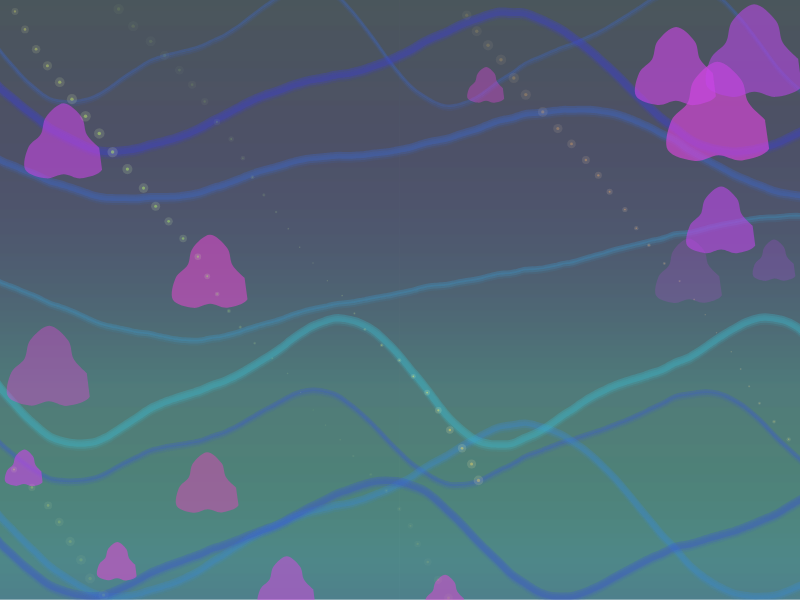
Frame 1 (no input)
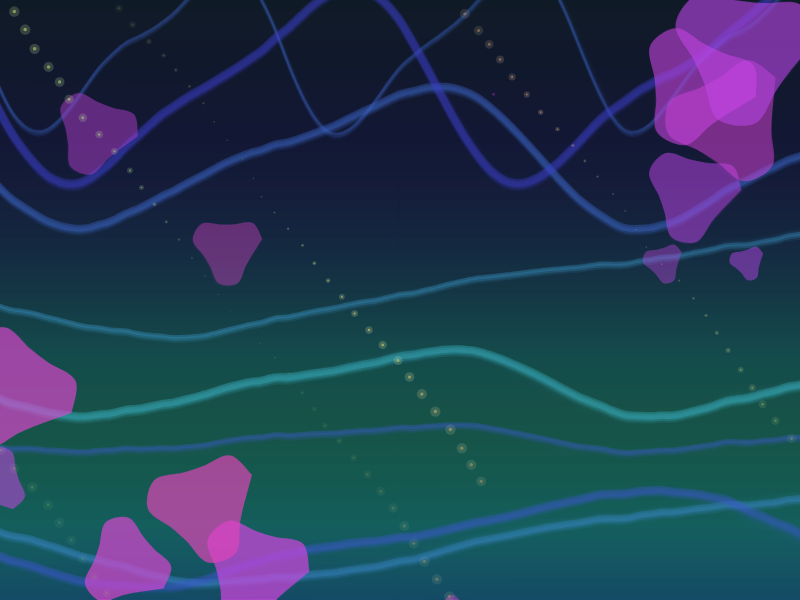
Frame 60 (no input)
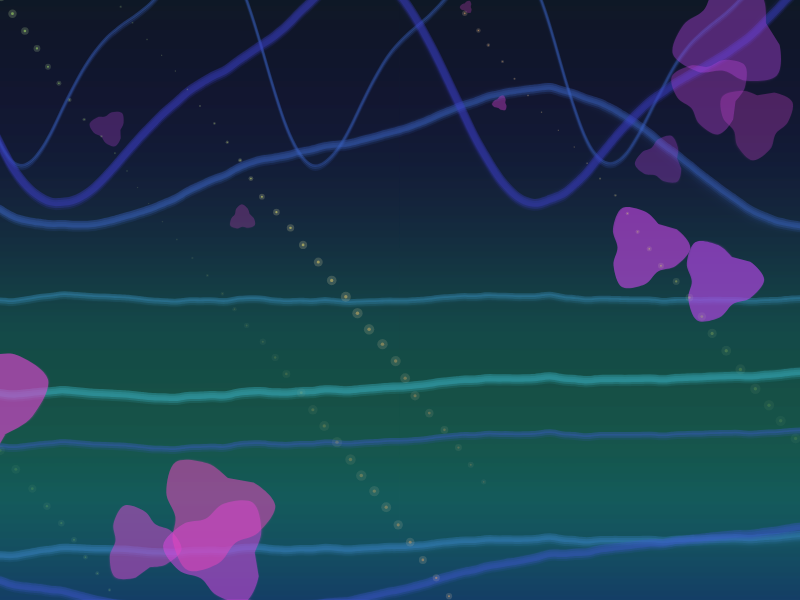
Frame 120 (the mouse pressed at the canvas centre since frame 60)

The p5.js sketch that drew these frames (run headless with seeded random() and noise() and a simulated clock; from frame 60 on, the mouse is pressed at the canvas centre):

// p5.js sketch
// ── sketch.js
// ゆらゆらした海藻のようなアニメーション
let time = 0;
let waves = [];
let floatingShapes = [];
let noiseScale = 0.01;

function setup() {
  createCanvas(800, 600);
  colorMode(HSB, 360, 100, 100, 100);

  // 波を初期化
  for (let i = 0; i < 8; i++) {
    waves.push(new Wave());
  }

  // 浮遊する形を初期化
  for (let i = 0; i < 15; i++) {
    floatingShapes.push(new FloatingShape());
  }
}

function draw() {
  // 背景のグラデーション
  drawBackground();

  // 波を描画
  for (let wave of waves) {
    wave.update();
    wave.display();
  }

  // 浮遊する形を描画
  for (let shape of floatingShapes) {
    shape.update();
    shape.display();
  }

  // ゆらゆらするパーティクル
  drawSwayingParticles();

  time += 0.01;
}

function drawBackground() {
  // グラデーション背景
  for (let y = 0; y < height; y++) {
    let t = map(y, 0, height, 0, 1);
    let hue = 200 + sin(time * 0.5 + y * 0.01) * 30;
    let sat = 60 + t * 20;
    let bright = 15 + t * 25;
    stroke(hue, sat, bright);
    line(0, y, width, y);
  }
}

class Wave {
  constructor() {
    this.yOffset = random(height);
    this.amplitude = random(30, 80);
    this.frequency = random(0.005, 0.02);
    this.speed = random(0.3, 0.8);
    this.hue = random(180, 240);
    this.thickness = random(2, 8);
  }

  update() {
    // 波の特性もゆらゆら変化
    this.amplitude += sin(time * 2 + this.yOffset * 0.01) * 0.5;
    this.frequency += cos(time * 1.5 + this.yOffset * 0.005) * 0.0001;
  }

  display() {
    push();
    noFill();
    strokeWeight(this.thickness);

    // 複数の線で波を描画してゆらゆら感を演出
    for (let layer = 0; layer < 3; layer++) {
      let alpha = 30 - layer * 10;
      stroke(this.hue, 70, 80, alpha);

      beginShape();
      noFill();

      for (let x = -50; x <= width + 50; x += 5) {
        let y =
          this.yOffset +
          sin(x * this.frequency + time * this.speed) * this.amplitude +
          sin(x * this.frequency * 2 + time * this.speed * 1.5) *
            this.amplitude *
            0.3 +
          noise(x * noiseScale, time * 0.5) * 20;

        // レイヤーごとにオフセット
        y += layer * 2;

        curveVertex(x, y);
      }
      endShape();
    }

    pop();
  }
}

class FloatingShape {
  constructor() {
    this.x = random(width);
    this.y = random(height);
    this.size = random(20, 60);
    this.hue = random(280, 320);
    this.noiseOffsetX = random(1000);
    this.noiseOffsetY = random(1000);
    this.rotationSpeed = random(-0.02, 0.02);
    this.rotation = 0;
  }

  update() {
    // ノイズを使った自然なゆらゆら動き
    this.x += (noise(this.noiseOffsetX + time * 0.5) - 0.5) * 2;
    this.y += (noise(this.noiseOffsetY + time * 0.5) - 0.5) * 1.5;

    // 画面端で反対側に出現
    if (this.x < -this.size) this.x = width + this.size;
    if (this.x > width + this.size) this.x = -this.size;
    if (this.y < -this.size) this.y = height + this.size;
    if (this.y > height + this.size) this.y = -this.size;

    this.rotation += this.rotationSpeed;

    // サイズもゆらゆら変化
    this.size += sin(time * 3 + this.noiseOffsetX) * 0.5;
  }

  display() {
    push();
    translate(this.x, this.y);
    rotate(this.rotation);

    let alpha = 40 + sin(time * 2 + this.noiseOffsetX) * 20;
    fill(this.hue, 70, 90, alpha);
    noStroke();

    // ゆらゆらした楕円形
    beginShape();
    for (let i = 0; i <= 12; i++) {
      let angle = map(i, 0, 12, 0, TWO_PI);
      let r = this.size * (0.8 + 0.2 * sin(angle * 3 + time * 4));
      let x = cos(angle) * r;
      let y = sin(angle) * r;
      curveVertex(x, y);
    }
    endShape(CLOSE);

    pop();
  }
}

function drawSwayingParticles() {
  // 背景に散らばるゆらゆらパーティクル
  for (let i = 0; i < 100; i++) {
    let x = (i * 13) % width;
    let y = (i * 17) % height;

    // ノイズベースの動き
    let offsetX = noise(x * 0.01, y * 0.01, time * 0.5) * 30 - 15;
    let offsetY = noise(x * 0.01 + 100, y * 0.01 + 100, time * 0.3) * 20 - 10;

    let finalX = x + offsetX;
    let finalY = y + offsetY;

    let hue = 60 + sin(time + i * 0.1) * 30;
    let size = 2 + sin(time * 2 + i * 0.2) * 1.5;
    let alpha = 30 + sin(time * 1.5 + i * 0.15) * 20;

    fill(hue, 60, 90, alpha);
    noStroke();
    ellipse(finalX, finalY, size, size);

    // 光の効果
    fill(hue, 30, 100, alpha * 0.3);
    ellipse(finalX, finalY, size * 3, size * 3);
  }
}
